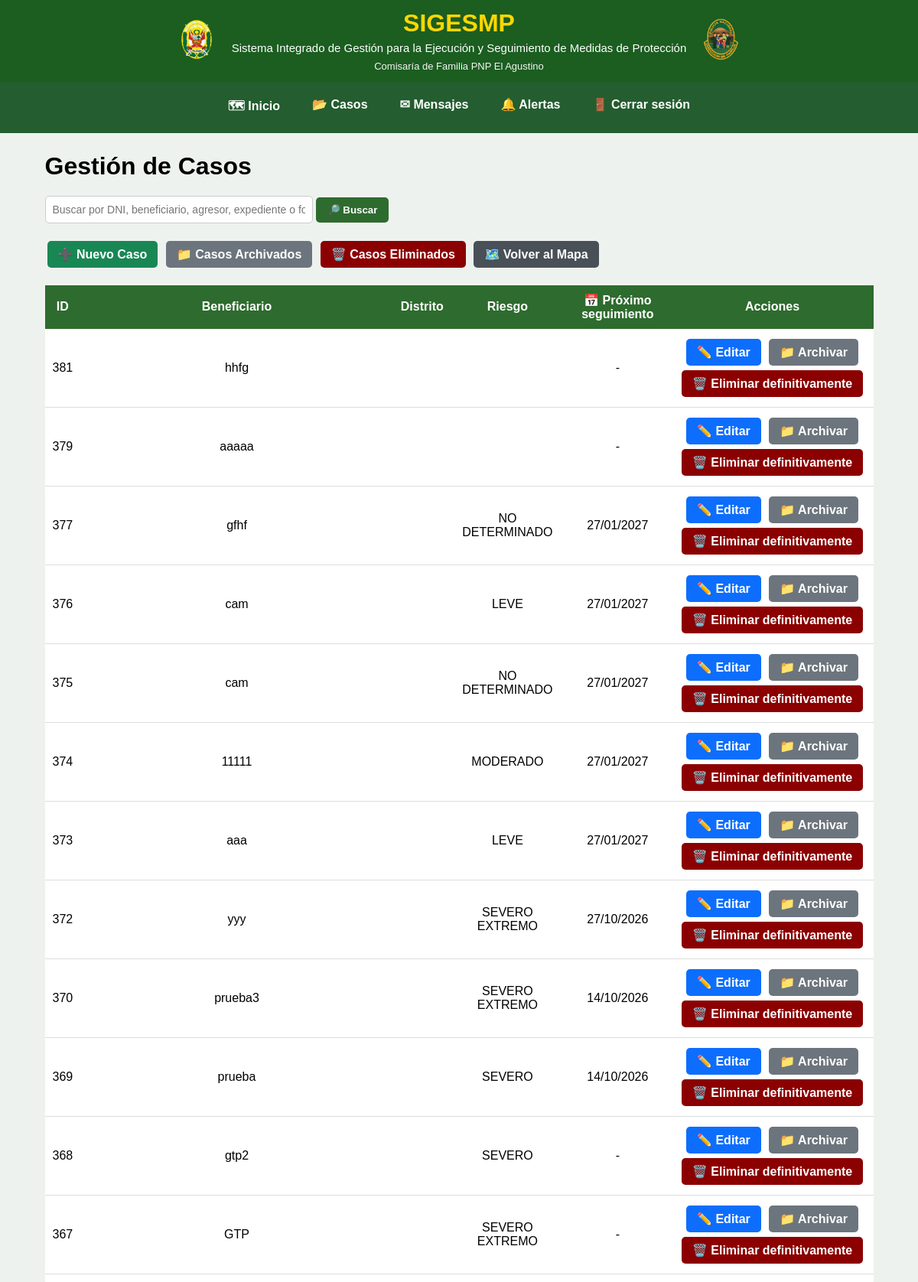
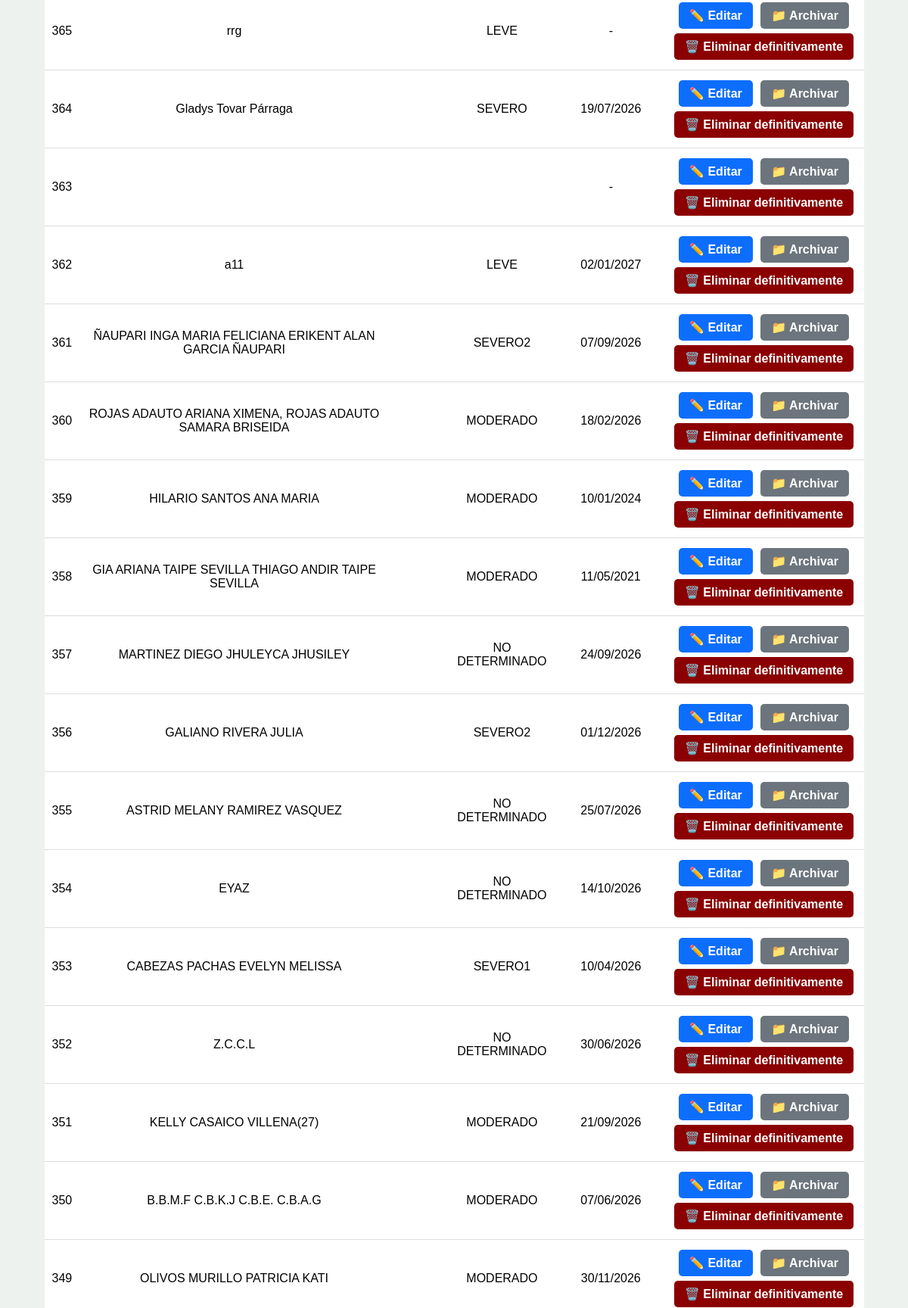
The page /gestion-casos/ (signed in, upper part) on the database its author committed (2 pictures, top to bottom).
### mapa/models.py (models this page shows, shortened)
class Caso(models.Model):
    RIESGOS = [
        ("LEVE", "Leve"),
        ("MODERADO", "Moderado"),
        ("SEVERO", "Severo"),
        ("SEVERO EXTREMO", "Severo extremo"),
        ("NO DETERMINADO", "No determinado"),
    ]
    NOTIFICACION = [
        ("PENDIENTE", "Pendiente"),
        ("NOTIFICADO", "Notificado"),
    ]
    TIPO_VIOLENCIA = [
        ("FISICA", "Física"),
        ("PSICOLOGICA", "Psicológica"),
        ("SEXUAL", "Sexual"),
        ("ECONOMICA", "Económica o Patrimonial"),
    ]
    ESTADO_UBICACION_AGRESOR = [
        ("UBICADO", "Ubicado"),
        ("NO UBICADO", "No ubicado"),
    ]
    beneficiario = models.CharField(max_length=200, blank=True)
    dni_beneficiario = models.CharField(
        max_length=8,
        blank=True
    )
    domicilio = models.CharField(max_length=300, blank=True)
    nivel_riesgo = models.CharField(
        max_length=30,
        choices=RIESGOS,
        blank=True
    )
    region_denuncia = models.ForeignKey(
        Region,
        on_delete=models.PROTECT,
        related_name="casos_denuncia_region",
        null=True,
        blank=True,
    )
    provincia_denuncia = models.ForeignKey(
        Provincia,
        on_delete=models.PROTECT,
        related_name="casos_denuncia_provincia",
        null=True,
        blank=True,
    )
    distrito_denuncia = models.ForeignKey(
        Distrito,
        on_delete=models.PROTECT,
        related_name="casos_denuncia_distrito",
        null=True,
        blank=True,
    )
    region_medida = models.ForeignKey(
        Region,
        on_delete=models.PROTECT,
        related_name="casos_medida_region",
        null=True,
        blank=True,
    )
    provincia_medida = models.ForeignKey(
        Provincia,
        on_delete=models.PROTECT,
        related_name="casos_medida_provincia",
        null=True,
        blank=True,
    )
    distrito_medida = models.ForeignKey(
        Distrito,
        on_delete=models.PROTECT,
        related_name="casos_medida_distrito",
        null=True,
        blank=True,
)
    comisaria_denuncia = models.CharField(
        max_length=150,
        verbose_name="Comisaría donde se interpuso la denuncia"
    )
    comisaria_medida = models.CharField(
        max_length=150,
        verbose_name="Comisaría de Familia responsable"
    )
    efectivo = models.CharField(max_length=100, blank=True)
    responsable = models.ForeignKey(
    User,
    null=True,
    blank=True,
    on_delete=models.SET_NULL,
    related_name="casos_asignados"
    )
    folder = models.CharField(max_length=100, blank=True)
    expediente = models.CharField(max_length=100, blank=True)
    agresor = models.CharField(
        max_length=200,
        blank=True
    )
    dni_agresor = models.CharField(
        max_length=8,
        blank=True
    )
    telefono_agresor = models.CharField(
        "Teléfono del agresor",
        max_length=50,
        blank=True
    )
    direccion_agresor = models.CharField(
        "Dirección del agresor",
        max_length=300,
        blank=True
    )
    agresor_registro = models.ForeignKey(
    "Agresor",
    on_delete=models.SET_NULL,
    null=True,
    blank=True,
    related_name="casos"
)
    estado_ubicacion_agresor = models.CharField(
        "Estado de ubicación del agresor",
        max_length=15,
        choices=ESTADO_UBICACION_AGRESOR,
        default="NO UBICADO"
    )
    latitud_agresor = models.FloatField(
        null=True,
        blank=True
    )
    longitud_agresor = models.FloatField(
        null=True,
        blank=True
    )
    telefono = models.CharField(
        "Teléfono de la beneficiaria",
        max_length=50,
        blank=True
    )
    fecha_denuncia = models.DateField(
        "Fecha de la denuncia",
        null=True,
        blank=True
    )
    violencia_fisica = models.BooleanField(
        "Violencia física",
        default=False
    )
    violencia_psicologica = models.BooleanField(
        "Violencia psicológica",
        default=False
    )
    violencia_sexual = models.BooleanField(
        "Violencia sexual",
        default=False
    )
    violencia_economica = models.BooleanField(
        "Violencia económica o patrimonial",
        default=False
    )
    fecha_registro = models.DateField(
        null=True,
        blank=True
    )
    ultima_visita = models.DateField(
        null=True,
        blank=True
    )
    fecha_limite = models.DateField(
        "Próximo seguimiento",
        null=True,
        blank=True
)
    notificacion_beneficiario = models.CharField(
        max_length=15,
        choices=NOTIFICACION,
        default="PENDIENTE"
    )
    fecha_notificacion_beneficiario = models.DateField(
        null=True,
        blank=True
    )
    motivo_notificacion_beneficiario_pendiente = models.TextField(
        "Motivo de notificación pendiente de la persona beneficiaria",
        blank=True
    )
    notificacion_agresor = models.CharField(
        max_length=15,
        choices=NOTIFICACION,
        default="PENDIENTE"
    )
    fecha_notificacion_agresor = models.DateField(
        null=True,
        blank=True
    )
    motivo_notificacion_agresor_pendiente = models.TextField(
        "Motivo de notificación pendiente de la persona agresora",
        blank=True
    )
    estado = models.CharField(
        max_length=15,
        default="ACTIVO"
    )
    fecha_eliminacion = models.DateTimeField(
        null=True,
        blank=True
    )
    eliminado_por = models.ForeignKey(
        User,
        null=True,
        blank=True,
        on_delete=models.SET_NULL,
        related_name="casos_eliminados"
    )
    latitud = models.FloatField(
        null=True,
        blank=True
    )
    longitud = models.FloatField(
        null=True,
        blank=True
    )
    edicion_autorizada = models.BooleanField(
        default=False
    )
    class Meta:
        permissions = [
            ("modificar_directo", "Puede modificar casos directamente"),
            ("aprobar_modificacion", "Puede aprobar modificaciones"),
            ("archivar_directo", "Puede archivar casos directamente"),
            ("aprobar_archivado", "Puede aprobar archivados"),
            ("eliminar_directo", "Puede eliminar casos directamente"),
            ("aprobar_eliminacion", "Puede aprobar eliminaciones"),
            ("administrar_usuarios", "Puede administrar usuarios"),
        ]

### mapa/views.py (the view, shortened to what this page needs)
@login_required
def gestion_casos(request):
    busqueda = request.GET.get("q", "").strip()
    casos = Caso.objects.all()
    casos = casos.order_by("-id")
    return render(
        request,
        "mapa/gestion_casos.html",
        {
            "casos": casos,
            "busqueda": busqueda,
        }
    )

### mapa/templates/mapa/gestion_casos.html (shortened to what this page needs)
{% extends "mapa/base.html" %}
{% block content %}
<div class="contenedor">
    <h1>Gestión de Casos</h1>
    <div class="busqueda" style="position: relative;">
    <input
        type="text"
        id="buscadorCasos"
        name="q"
        value="{{ busqueda }}"
        placeholder="Buscar por DNI, beneficiario, agresor, expediente o folder"
        autocomplete="off"
    >
    <button type="button" onclick="buscarCasos()">
        🔎 Buscar
    </button>
</div>
    <div class="acciones">
        <a href="{% url 'nuevo_caso' %}"
           class="btn nuevo">
            ➕ Nuevo Caso
        </a>
        {% if request.user.is_superuser or request.user.groups.all.0.name == "Administrador" %}
            <a href="{% url 'casos_archivados' %}"
               class="btn archivar">
                📁 Casos Archivados
            </a>
            <a href="{% url 'casos_eliminados' %}"
               class="btn eliminar">
                🗑️ Casos Eliminados
            </a>
        {% endif %}
        <a href="{% url 'inicio' %}"
           class="btn volver">
            🗺️ Volver al Mapa
        </a>
    </div>
    <div class="tabla-contenedor">
        <table>
            <thead>
                <tr>
                    <th>ID</th>
                    <th>Beneficiario</th>
                    <th>Distrito</th>
                    <th>Riesgo</th>
                    <th>📅 Próximo seguimiento</th>
                    <th>Acciones</th>
                </tr>
            </thead>
            <tbody>
                {% for caso in casos %}
                <tr>
                    <td>
                        {{ caso.id }}
                    </td>
                    <td>
                        {{ caso.beneficiario }}
                    </td>
                    <td>
                    </td>
                    <td>
                        {{ caso.nivel_riesgo }}
                    </td>
                    <td>
                        {% if caso.fecha_limite %}
                            {{ caso.fecha_limite|date:"d/m/Y" }}
                        {% else %}
                            -
                        {% endif %}
                    </td>
                    <td>
                        {% if request.user.is_superuser or request.user.groups.all.0.name == "Administrador" %}
                            <a href="{% url 'editar_caso' caso.id %}"
                               class="btn editar">
                                ✏️ Editar
                            </a>
                            <a href="{% url 'archivar_caso' caso.id %}"
                               class="btn archivar"
                               onclick="return confirm('¿Desea archivar este caso?');">
                                📁 Archivar
                            </a>
                            <a href="{% url 'eliminar_caso' caso.id %}"
                               class="btn eliminar"
                               onclick="return confirm('⚠️ ATENCIÓN: este caso será enviado a Casos Eliminados. ¿Desea continuar?');">
                                🗑️ Eliminar definitivamente
                            </a>
                        {% endif %}
                    </td>
                </tr>
                {% empty %}
                <tr>
                    <td colspan="6">
                        No hay casos registrados.
                    </td>
                </tr>
                {% endfor %}
            </tbody>
        </table>
    </div>
</div>
{% endblock %}

### mapa/static/mapa/style.css (style rules this page uses)
body { margin:0; background:#eef2ef; font-family:Arial, Helvetica, sans-serif; }
input, select, textarea { width:100%; padding:10px; border:1px solid #cfcfcf; border-radius:6px; font-size:14px; box-sizing:border-box; }
.btn, button { background:#198754; color:white; border:none; padding:10px 18px; border-radius:6px; cursor:pointer; font-weight:bold; transition:.25s; }

### mapa/templates/mapa/gestion_casos.html (style rules this page uses)
.contenedor { width: 95%; margin: 25px auto; }
.contenedor h1 { margin-bottom: 20px; }
.busqueda { margin-bottom: 20px; }
.busqueda input { padding: 9px; width: 350px; border: 1px solid #ccc; border-radius: 5px; }
.busqueda button { padding: 9px 15px; border: none; border-radius: 5px; cursor: pointer; background: #2E6B2E; color: white; }
.acciones { margin-bottom: 20px; }
.btn { padding: 8px 14px; border: none; border-radius: 5px; cursor: pointer; color: white; text-decoration: none; display: inline-block; margin: 3px; }
.nuevo { background: #198754; }
.editar { background: #0d6efd; }
.archivar { background: #6c757d; }
.eliminar { background: #8b0000; }
.volver { background: #495057; }
.tabla-contenedor { overflow-x: auto; }
table { width: 100%; border-collapse: collapse; background: white; }
th { background: #2E6B2E; color: white; padding: 10px; text-align: center; }
td { padding: 10px; border-bottom: 1px solid #ddd; text-align: center; }

### rows shown on the page
Caso: id "381", beneficiario "hhfg"
Caso: id "379", beneficiario "aaaaa"
Caso: id "377", beneficiario "gfhf", nivel_riesgo "NO DETERMINADO", fecha_limite "27/01/2027"
Caso: id "376", beneficiario "cam", nivel_riesgo "LEVE", fecha_limite "27/01/2027"
Caso: id "375", beneficiario "cam", nivel_riesgo "NO DETERMINADO", fecha_limite "27/01/2027"
Caso: id "374", beneficiario "11111", nivel_riesgo "MODERADO", fecha_limite "27/01/2027"
Caso: id "373", beneficiario "aaa", nivel_riesgo "LEVE", fecha_limite "27/01/2027"
Caso: id "372", beneficiario "yyy", nivel_riesgo "SEVERO EXTREMO", fecha_limite "27/10/2026"
Caso: id "370", beneficiario "prueba3", nivel_riesgo "SEVERO EXTREMO", fecha_limite "14/10/2026"
Caso: id "369", beneficiario "prueba", nivel_riesgo "SEVERO", fecha_limite "14/10/2026"
Caso: id "368", beneficiario "gtp2", nivel_riesgo "SEVERO"
Caso: id "367", beneficiario "GTP", nivel_riesgo "SEVERO EXTREMO"
Caso: id "365", beneficiario "rrg", nivel_riesgo "LEVE"
Caso: id "364", beneficiario "Gladys Tovar Párraga", nivel_riesgo "SEVERO", fecha_limite "19/07/2026"
Caso: id "363"
Caso: id "362", beneficiario "a11", nivel_riesgo "LEVE", fecha_limite "02/01/2027"
Caso: id "361", beneficiario "ÑAUPARI INGA MARIA FELICIANA ERIKENT ALAN GARCIA ÑAUPARI", nivel_riesgo "SEVERO2", fecha_limite "07/09/2026"
Caso: id "360", beneficiario "ROJAS ADAUTO ARIANA XIMENA, ROJAS ADAUTO SAMARA BRISEIDA", nivel_riesgo "MODERADO", fecha_limite "18/02/2026"
Caso: id "359", beneficiario "HILARIO SANTOS ANA MARIA", nivel_riesgo "MODERADO", fecha_limite "10/01/2024"
Caso: id "358", beneficiario "GIA ARIANA TAIPE SEVILLA THIAGO ANDIR TAIPE SEVILLA", nivel_riesgo "MODERADO", fecha_limite "11/05/2021"
Caso: id "357", beneficiario "MARTINEZ DIEGO JHULEYCA JHUSILEY", nivel_riesgo "NO DETERMINADO", fecha_limite "24/09/2026"
Caso: id "356", beneficiario "GALIANO RIVERA JULIA", nivel_riesgo "SEVERO2", fecha_limite "01/12/2026"
Caso: id "355", beneficiario "ASTRID MELANY RAMIREZ VASQUEZ", nivel_riesgo "NO DETERMINADO", fecha_limite "25/07/2026"
Caso: id "354", beneficiario "EYAZ", nivel_riesgo "NO DETERMINADO", fecha_limite "14/10/2026"
Caso: id "353", beneficiario "CABEZAS PACHAS EVELYN MELISSA", nivel_riesgo "SEVERO1", fecha_limite "10/04/2026"
Caso: id "352", beneficiario "Z.C.C.L", nivel_riesgo "NO DETERMINADO", fecha_limite "30/06/2026"
Caso: id "351", beneficiario "KELLY CASAICO VILLENA(27)", nivel_riesgo "MODERADO", fecha_limite "21/09/2026"
Caso: id "350", beneficiario "B.B.M.F C.B.K.J C.B.E. C.B.A.G", nivel_riesgo "MODERADO", fecha_limite "07/06/2026"
Caso: id "349", beneficiario "OLIVOS MURILLO PATRICIA KATI", nivel_riesgo "MODERADO", fecha_limite "30/11/2026"
